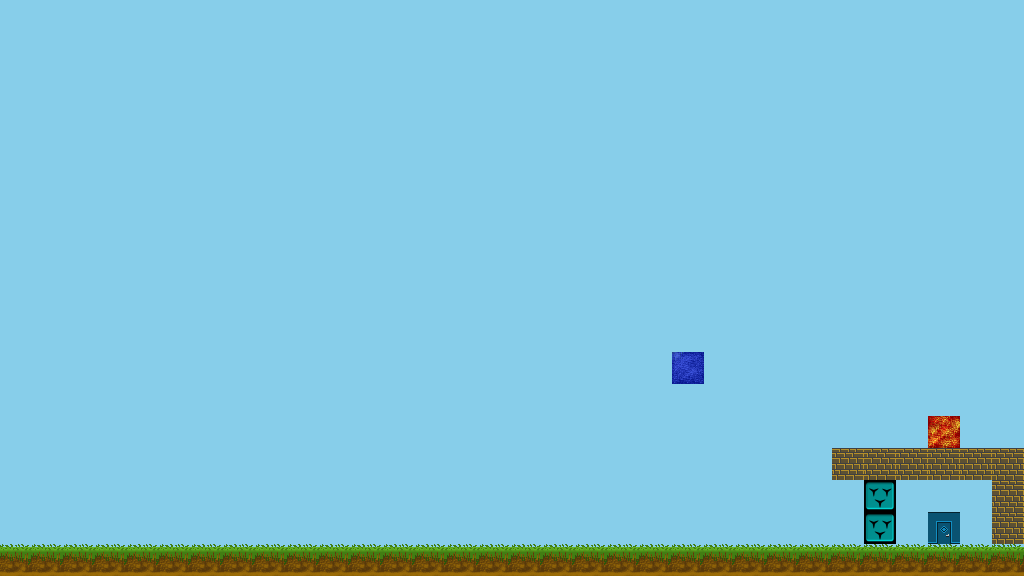

This game map was drawn from its Tiled (.tmx) file and the tilesets committed beside it. A one-line description and the full map source follow:
An orthogonal 32x18 tile map with 32x32 px tiles, 1 tile layer (level), 1 image layer and 3 objects (2x block, player).

<map version="1.0" orientation="orthogonal" renderorder="right-down" width="32" height="18" tilewidth="32" tileheight="32" nextobjectid="19">
 <tileset firstgid="1" name="sheet1" tilewidth="32" tileheight="32" tilecount="64" columns="8">
  <image source="../tiles/sheet1.png" width="256" height="256" />
  <tile id="0">
   <properties>
    <property name="collidable" type="bool" value="true" />
   </properties>
  </tile>
  <tile id="1">
   <properties>
    <property name="collidable" type="bool" value="true" />
   </properties>
  </tile>
  <tile id="2">
   <properties>
    <property name="collidable" type="bool" value="true" />
   </properties>
  </tile>
  <tile id="11">
   <properties>
    <property name="collidable" type="bool" value="true" />
    <property name="vortex" value="blue" />
   </properties>
  </tile>
  <tile id="12">
   <properties>
    <property name="collidable" type="bool" value="true" />
    <property name="vortex" value="red" />
   </properties>
  </tile>
  <tile id="20">
   <properties>
    <property name="collidable" type="bool" value="true" />
    <property name="vortex" value="green" />
   </properties>
  </tile>
  <tile id="24">
   <properties>
    <property name="breakable" type="bool" value="true" />
    <property name="collidable" type="bool" value="false" />
   </properties>
  </tile>
  <tile id="25">
   <properties>
    <property name="collidable" type="bool" value="true" />
   </properties>
  </tile>
  <tile id="28">
   <properties>
    <property name="collidable" type="bool" value="true" />
    <property name="isExit" type="bool" value="true" />
   </properties>
  </tile>
  <tile id="37">
   <properties>
    <property name="collidable" type="bool" value="true" />
    <property name="magicColor" value="blue" />
   </properties>
  </tile>
  <tile id="38">
   <properties>
    <property name="collidable" type="bool" value="true" />
    <property name="magicColor" value="green" />
   </properties>
  </tile>
  <tile id="39">
   <properties>
    <property name="collidable" type="bool" value="true" />
    <property name="magicColor" value="red" />
   </properties>
  </tile>
 </tileset>
 <imagelayer name="sky">
  <image source="../images/plainblue.jpg" width="1024" height="576" />
 </imagelayer>
 <objectgroup name="meta">
  <object id="1" name="player" type="player" x="110.333" y="499.333">
   <properties>
    <property name="color" value="blue" />
   </properties>
  </object>
  <object id="6" type="block" gid="25" x="832" y="544" width="32" height="32" />
  <object id="17" type="block" gid="25" x="832" y="512" width="32" height="32" />
 </objectgroup>
 <layer name="level" width="32" height="18">
  <data encoding="csv">
0,0,0,0,0,0,0,0,0,0,0,0,0,0,0,0,0,0,0,0,0,0,0,0,0,0,0,0,0,0,0,0,
0,0,0,0,0,0,0,0,0,0,0,0,0,0,0,0,0,0,0,0,0,0,0,0,0,0,0,0,0,0,0,0,
0,0,0,0,0,0,0,0,0,0,0,0,0,0,0,0,0,0,0,0,0,0,0,0,0,0,0,0,0,0,0,0,
0,0,0,0,0,0,0,0,0,0,0,0,0,0,0,0,0,0,0,0,0,0,0,0,0,0,0,0,0,0,0,0,
0,0,0,0,0,0,0,0,0,0,0,0,0,0,0,0,0,0,0,0,0,0,0,0,0,0,0,0,0,0,0,0,
0,0,0,0,0,0,0,0,0,0,0,0,0,0,0,0,0,0,0,0,0,0,0,0,0,0,0,0,0,0,0,0,
0,0,0,0,0,0,0,0,0,0,0,0,0,0,0,0,0,0,0,0,0,0,0,0,0,0,0,0,0,0,0,0,
0,0,0,0,0,0,0,0,0,0,0,0,0,0,0,0,0,0,0,0,0,0,0,0,0,0,0,0,0,0,0,0,
0,0,0,0,0,0,0,0,0,0,0,0,0,0,0,0,0,0,0,0,0,0,0,0,0,0,0,0,0,0,0,0,
0,0,0,0,0,0,0,0,0,0,0,0,0,0,0,0,0,0,0,0,0,0,0,0,0,0,0,0,0,0,0,0,
0,0,0,0,0,0,0,0,0,0,0,0,0,0,0,0,0,0,0,0,0,0,0,0,0,0,0,0,0,0,0,0,
0,0,0,0,0,0,0,0,0,0,0,0,0,0,0,0,0,0,0,0,0,12,0,0,0,0,0,0,0,0,0,0,
0,0,0,0,0,0,0,0,0,0,0,0,0,0,0,0,0,0,0,0,0,0,0,0,0,0,0,0,0,0,0,0,
0,0,0,0,0,0,0,0,0,0,0,0,0,0,0,0,0,0,0,0,0,0,0,0,0,0,0,0,0,13,0,0,
0,0,0,0,0,0,0,0,0,0,0,0,0,0,0,0,0,0,0,0,0,0,0,0,0,0,26,26,26,26,26,26,
0,0,0,0,0,0,0,0,0,0,0,0,0,0,0,0,0,0,0,0,0,0,0,0,0,0,0,38,0,0,0,26,
0,0,0,0,0,0,0,0,0,0,0,0,0,0,0,0,0,0,0,0,0,0,0,0,0,0,0,38,0,29,0,26,
2,2,2,2,2,2,2,2,2,2,2,2,2,2,2,2,2,2,2,2,2,2,2,2,2,2,2,2,2,2,2,2
</data>
 </layer>
</map>
